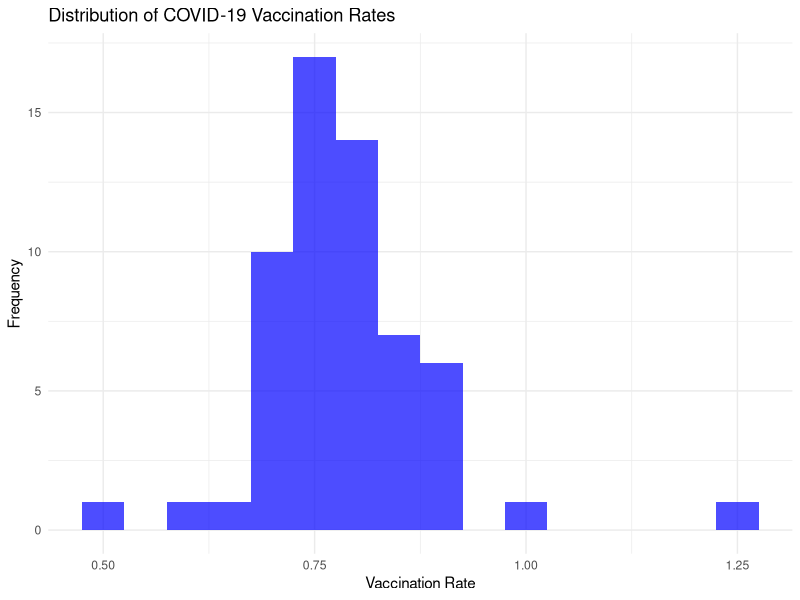
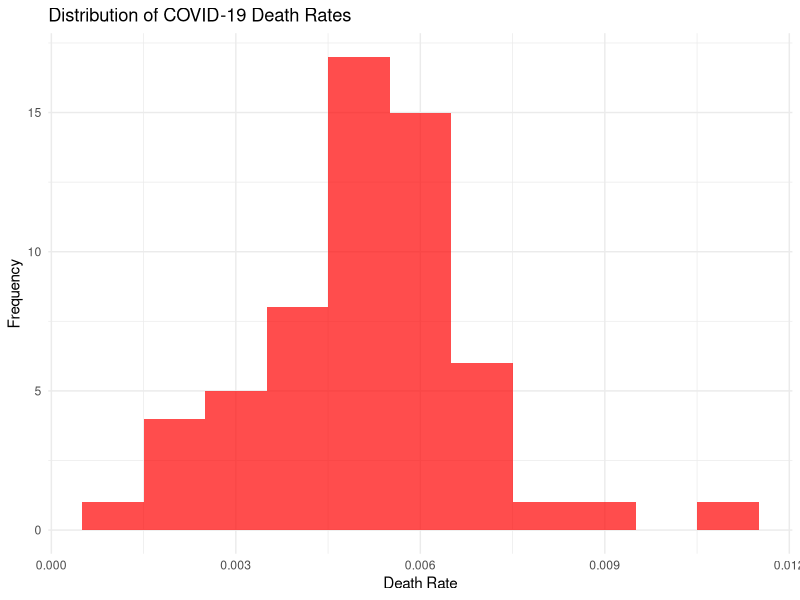
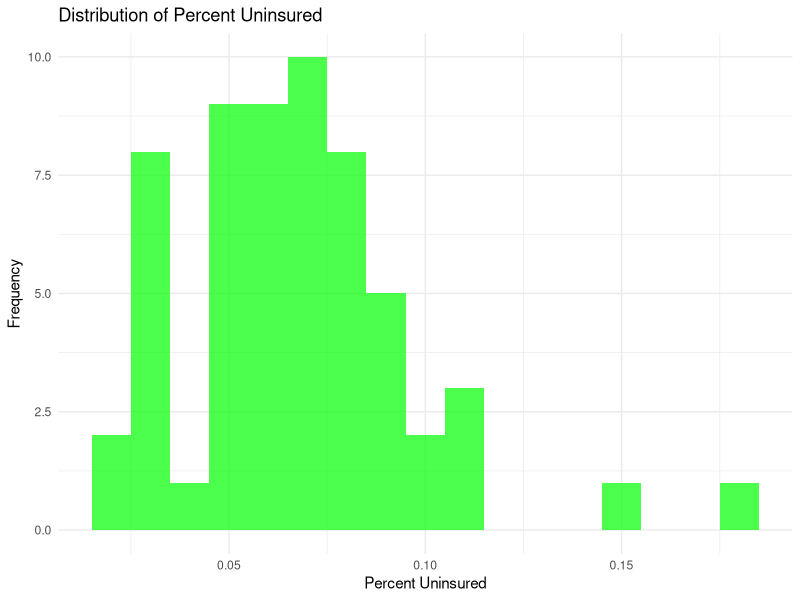
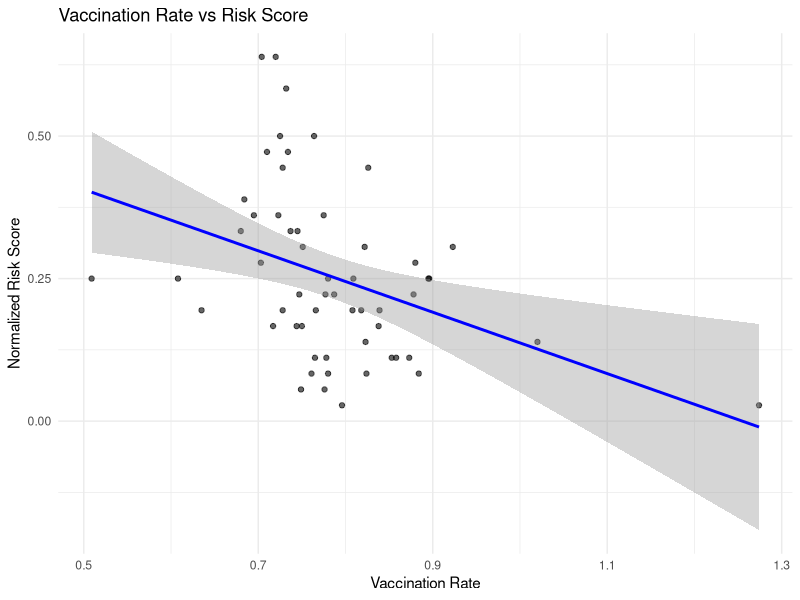
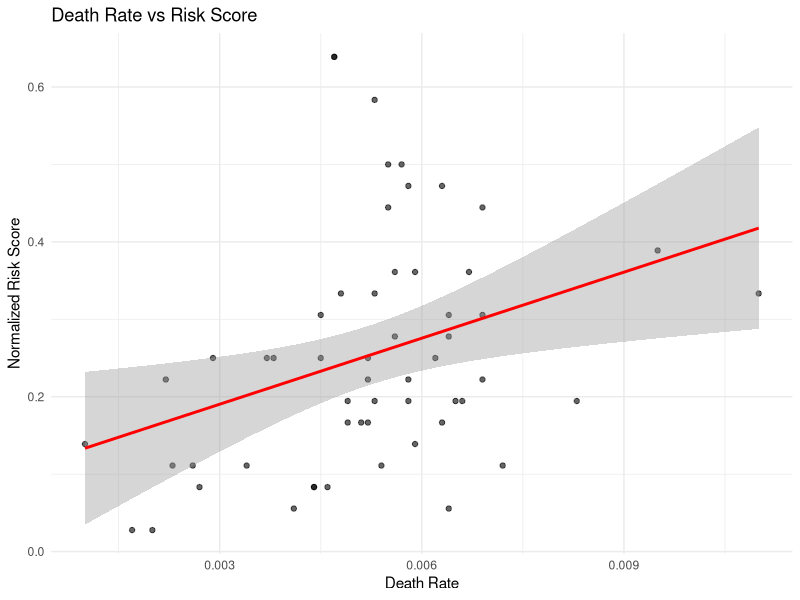
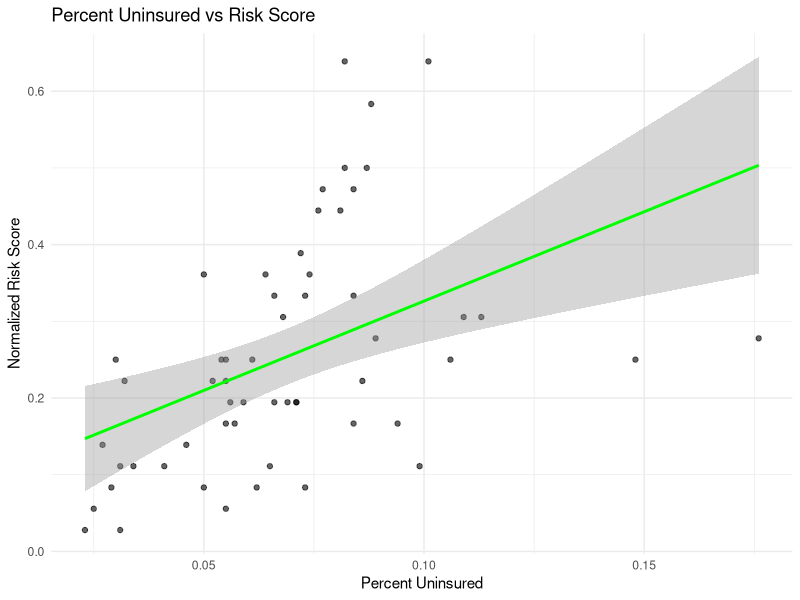
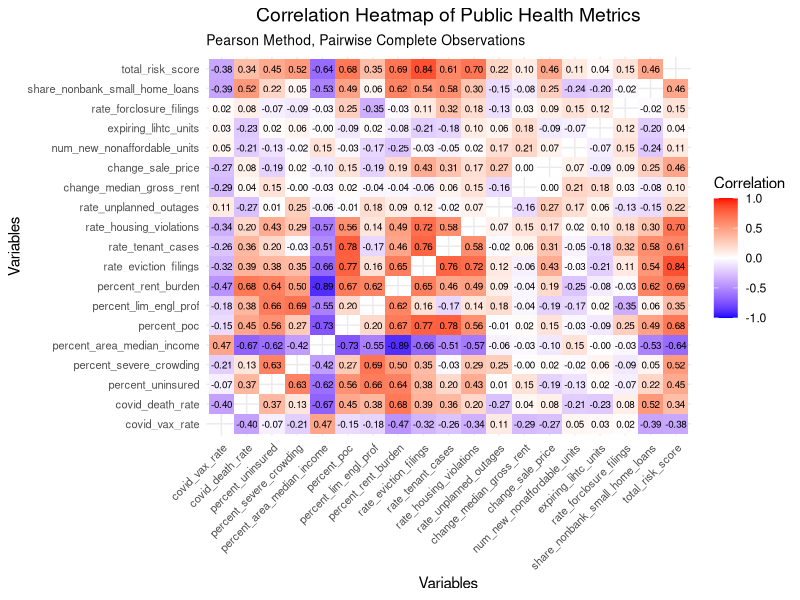
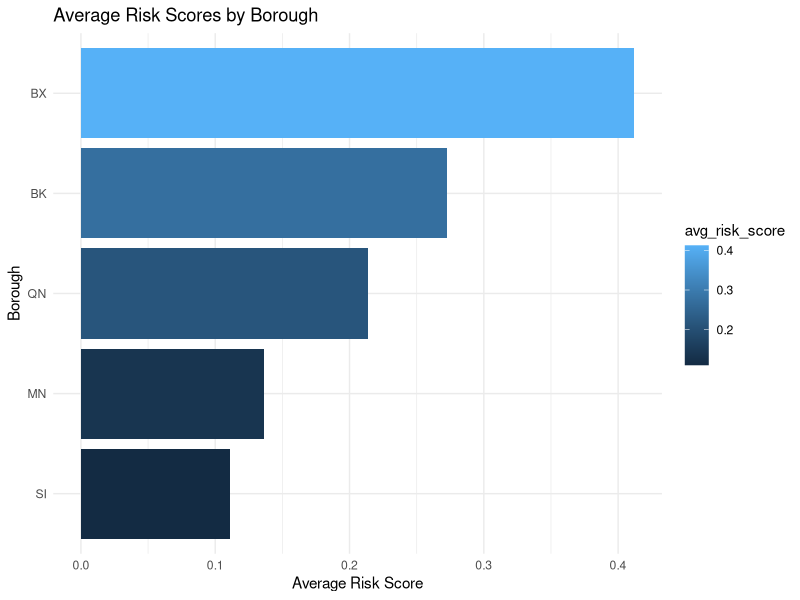

Source code (R) for these figures, in order:
## ---- chunk 1
knitr::opts_chunk$set(echo = TRUE)
## ---- chunk 2
# Create 'figures' directory if it doesn't exist
if (!dir.exists("figures")) {
  dir.create("figures")
}
## ---- chunk 3
library(ggplot2)
library(dplyr)
library(readr)

# Load the cleaned dataset
data <- read_csv("data/cleaned_housing_risk_data.csv")

# Normalize the total risk score
data$total_risk_score <- data$total_risk_score / 36

str(data)

## ---- chunk 4
summary_stats <- data %>%
  summarise(
    mean_vax_rate = mean(covid_vax_rate, na.rm = TRUE),
    median_vax_rate = median(covid_vax_rate, na.rm = TRUE),
    var_vax_rate = var(covid_vax_rate, na.rm = TRUE),
    mean_death_rate = mean(covid_death_rate, na.rm = TRUE),
    median_death_rate = median(covid_death_rate, na.rm = TRUE),
    var_death_rate = var(covid_death_rate, na.rm = TRUE),
    mean_uninsured = mean(percent_uninsured, na.rm = TRUE),
    median_uninsured = median(percent_uninsured, na.rm = TRUE),
    var_uninsured = var(percent_uninsured, na.rm = TRUE)
  )
summary_stats

## ---- chunk 5
# COVID-19 Vaccination Rates Distribution
vax_dist <- ggplot(data, aes(x = covid_vax_rate)) +
  geom_histogram(binwidth = 0.05, fill = "blue", alpha = 0.7) +
  theme_minimal() +
  labs(title = "Distribution of COVID-19 Vaccination Rates", x = "Vaccination Rate", y = "Frequency")

# Display plot inline
vax_dist

# save figures
ggsave("figures/vax_rate_dist.png", plot = vax_dist, width = 8, height = 6)

# COVID-19 Death Rates Distribution
death_dist <- ggplot(data, aes(x = covid_death_rate)) +
  geom_histogram(binwidth = 0.001, fill = "red", alpha = 0.7) +
  theme_minimal() +
  labs(title = "Distribution of COVID-19 Death Rates", x = "Death Rate", y = "Frequency")

# Display plot inline
death_dist

# save figures
ggsave("figures/death_rate_dist.png", plot = death_dist, width = 8, height = 6)

# Percent Uninsured Distribution
uninsured_dist <- ggplot(data, aes(x = percent_uninsured)) +
  geom_histogram(binwidth = 0.01, fill = "green", alpha = 0.7) +
  theme_minimal() +
  labs(title = "Distribution of Percent Uninsured", x = "Percent Uninsured", y = "Frequency")

# Display plot inline
uninsured_dist

# save figures
ggsave("figures/uninsured_dist.png", plot = uninsured_dist, width = 8, height = 6)
## ---- chunk 6
# Inspect column names
colnames(data)

# Vaccination Rate vs. Risk Score
vax_vs_risk <- ggplot(data, aes(x = covid_vax_rate, y = total_risk_score)) +
  geom_point(alpha = 0.6) +
  geom_smooth(method = "lm", col = "blue") +
  theme_minimal() +
  labs(title = "Vaccination Rate vs Risk Score", x = "Vaccination Rate", y = "Normalized Risk Score")

# Display plot inline
vax_vs_risk

# save figures
ggsave("figures/vax_vs_risk.png", plot = vax_vs_risk, width = 8, height = 6)

# Death Rate vs. Risk Score
death_vs_risk <- ggplot(data, aes(x = covid_death_rate, y = total_risk_score)) +
  geom_point(alpha = 0.6) +
  geom_smooth(method = "lm", col = "red") +
  theme_minimal() +
  labs(title = "Death Rate vs Risk Score", x = "Death Rate", y = "Normalized Risk Score")

# Display plot inline
death_vs_risk

# save figures
ggsave("figures/death_vs_risk.png", plot = death_vs_risk, width = 8, height = 6)

# Percent Uninsured vs. Risk Score
uninsured_vs_risk <- ggplot(data, aes(x = percent_uninsured, y = total_risk_score)) +
  geom_point(alpha = 0.6) +
  geom_smooth(method = "lm", col = "green") +
  theme_minimal() +
  labs(title = "Percent Uninsured vs Risk Score", x = "Percent Uninsured", y = "Normalized Risk Score")

# Display plot inline
uninsured_vs_risk

# save figures
ggsave("figures/uninsured_vs_risk.png", plot = uninsured_vs_risk, width = 8, height = 6)
## ---- chunk 7
median_vax_rate <- median(data$covid_vax_rate, na.rm = TRUE)
data$vax_group <- ifelse(data$covid_vax_rate > median_vax_rate, "Above Median", "Below Median")
t_test_vax <- t.test(total_risk_score ~ vax_group, data = data)
t_test_vax

## ---- chunk 8
library(ggplot2)
library(dplyr)

original_colnames <- colnames(data)

# Step 1: Compute correlation matrix and reshape
cor_matrix <- data %>%
  select(where(is.numeric)) %>%
  cor(method = "pearson", use = "pairwise.complete.obs")

cor_data <- as.data.frame(as.table(cor_matrix)) %>%
  rename(Var1 = Var1, Var2 = Var2, Correlation = Freq) %>%
  filter(Var1 != Var2)  # Remove diagonal (self-correlations)

# Debugging: Check the structure and head of `cor_data`
str(cor_data)
head(cor_data)

# Step 2: Filter for correlations > 0.5 (absolute value)
cor_data_filtered <- cor_data %>% filter(abs(Correlation) > 0.5)

# Debugging: Ensure filtered data is not empty
if (nrow(cor_data_filtered) == 0) {
  stop("No correlations exceed the threshold of 0.5.")
}

# Step 3: Create a ggplot heatmap
heatmap <- ggplot(cor_data, aes(x = Var1, y = Var2, fill = Correlation)) +
  geom_tile() +
  geom_text(aes(label = sprintf("%.2f", Correlation)), size = 2.5) + # Ensure two decimals
  scale_fill_gradient2(low = "blue", high = "red", mid = "white", midpoint = 0, limit = c(-1, 1), space = "Lab") +
  theme_minimal() +
  theme(
    axis.text.x = element_text(angle = 45, hjust = 1, size = 8), # Adjust font size and angle
    axis.text.y = element_text(size = 8),
    plot.title = element_text(size = 14, hjust = 0.5),
    plot.subtitle = element_text(size = 10)
  ) +
  labs(
    title = "Correlation Heatmap of Public Health Metrics",
    subtitle = "Pearson Method, Pairwise Complete Observations",
    x = "Variables",
    y = "Variables",
    fill = "Correlation"
  )

# Save the updated plot
ggsave("figures/consistent_decimal_correlation_heatmap.png", plot = heatmap, width = 10, height = 8)


# Display the heatmap inline
heatmap

## ---- chunk 9
# Inspect column names
colnames(data)

## ---- chunk 10
library(stringr)
library(ggplot2)

# Check if 'district' column exists
if (!"district" %in% colnames(data)) {
  stop("The 'district' column is not found in the dataset.")
}

# Group Data by Borough
borough_comparison <- data %>%
  mutate(borough = str_extract(district, "^[A-Z]+")) %>%
  group_by(borough) %>%
  summarise(
    avg_risk_score = mean(total_risk_score, na.rm = TRUE),
    avg_vax_rate = mean(covid_vax_rate, na.rm = TRUE),
    avg_death_rate = mean(covid_death_rate, na.rm = TRUE),
    avg_uninsured = mean(percent_uninsured, na.rm = TRUE)
  ) %>%
  arrange(desc(avg_risk_score))

# Ensure 'figures' directory exists
if (!dir.exists("figures")) {
  dir.create("figures")
}

# Bar Chart for Average Risk Scores
borough_risk_plot <- ggplot(borough_comparison, aes(x = reorder(borough, avg_risk_score), y = avg_risk_score, fill = avg_risk_score)) +
  geom_bar(stat = "identity") +
  theme_minimal() +
  labs(title = "Average Risk Scores by Borough", x = "Borough", y = "Average Risk Score") +
  coord_flip()

# Save the plot
ggsave("figures/borough_risk_scores.png", plot = borough_risk_plot, width = 8, height = 6)

# Display the plot inline
borough_risk_plot

# Additional Visualizations: Vaccination Rate by Borough
borough_vax_plot <- ggplot(borough_comparison, aes(x = reorder(borough, avg_vax_rate), y = avg_vax_rate, fill = avg_vax_rate)) +
  geom_bar(stat = "identity") +
  theme_minimal() +
  labs(title = "Average Vaccination Rates by Borough", x = "Borough", y = "Average Vaccination Rate") +
  coord_flip()

# Save the vaccination rate plot
ggsave("figures/borough_vaccination_rates.png", plot = borough_vax_plot, width = 8, height = 6)

# Display plot inline
borough_vax_plot

# Additional Visualizations: Death Rate by Borough
borough_death_plot <- ggplot(borough_comparison, aes(x = reorder(borough, avg_death_rate), y = avg_death_rate, fill = avg_death_rate)) +
  geom_bar(stat = "identity") +
  theme_minimal() +
  labs(title = "Average Death Rates by Borough", x = "Borough", y = "Average Death Rate") +
  coord_flip()

# Save the death rate plot
ggsave("figures/borough_death_rates.png", plot = borough_death_plot, width = 8, height = 6)

# Display plot inline
borough_death_plot

# Additional Visualizations: Uninsured Percent by Borough
borough_uninsured_plot <- ggplot(borough_comparison, aes(x = reorder(borough, avg_uninsured), y = avg_uninsured, fill = avg_uninsured)) +
  geom_bar(stat = "identity") +
  theme_minimal() +
  labs(title = "Average Uninsured Percent by Borough", x = "Borough", y = "Average Uninsured Percent") +
  coord_flip()

# Save the uninsured percent plot
ggsave("figures/borough_uninsured_percent.png", plot = borough_uninsured_plot, width = 8, height = 6)

# Display plot inline
borough_uninsured_plot

## ---- chunk 11
data$uninsured_group <- cut(data$percent_uninsured, breaks = 3, labels = c("Low", "Medium", "High"))
anova_uninsured <- aov(total_risk_score ~ uninsured_group, data = data)
summary(anova_uninsured)

